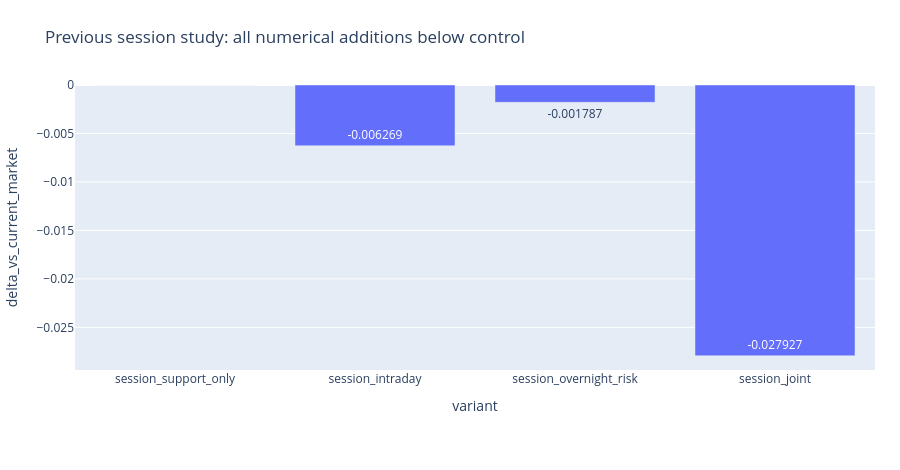

Notebook cell for this chart:
### Markdown cell above
## Prior decision

### Code cell
figures[0][1].show(renderer='plotly_mimetype')

### Figure 1 — Plotly figure (JSON) as saved in the notebook; plotly's stock layout.template omitted (floating-point values rounded to 4 significant figures)
{"data": [{"hovertemplate": "variant=%{x}<br>delta_vs_current_market=%{y}<extra></extra>", "legendgroup": "", "marker": {"color": "#636efa", "pattern": {"shape": ""}}, "name": "", "orientation": "v", "showlegend": false, "textposition": "auto", "texttemplate": "%{y:.6f}", "type": "bar", "x": ["session_support_only", "session_intraday", "session_overnight_risk", "session_joint"], "xaxis": "x", "y": [0.0, -0.006269, -0.001787, -0.02793], "yaxis": "y"}], "layout": {"barmode": "relative", "height": 470, "legend": {"title": {"text": ""}, "tracegroupgap": 0}, "margin": {"b": 100, "l": 60, "r": 25, "t": 85}, "title": {"text": "Previous session study: all numerical additions below control"}, "xaxis": {"anchor": "y", "domain": [0, 1], "title": {"text": "variant"}}, "yaxis": {"anchor": "x", "domain": [0, 1], "title": {"text": "delta_vs_current_market"}}}}
